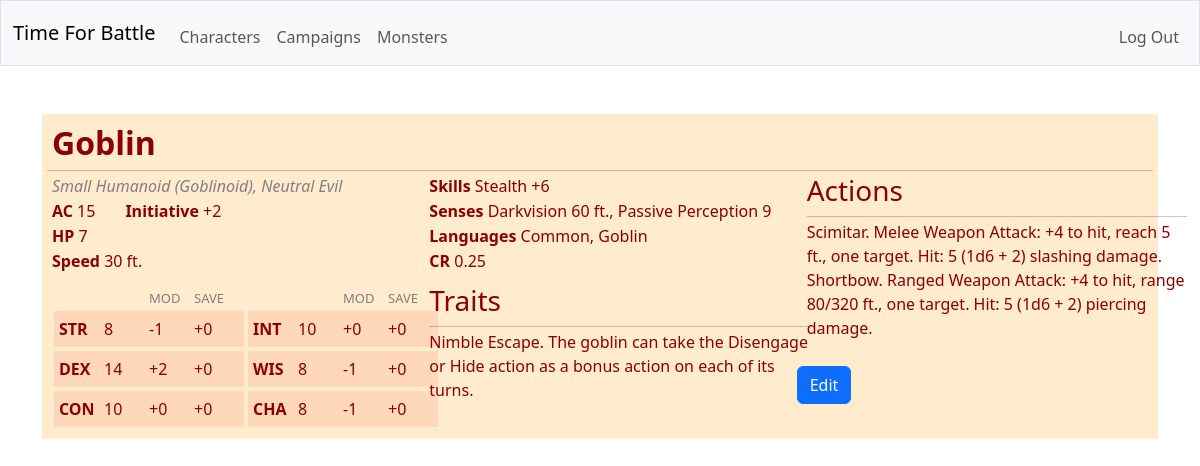
Screenshot of /monster/1 (signed in) with the database file from the repository.
### tables this page shows
CREATE TABLE creatures (id INTEGER PRIMARY KEY NOT NULL, user_id INTEGER NOT NULL, is_player INTEGER NOT NULL, name TEXT NOT NULL, size TEXT NOT NULL, alignment TEXT NOT NULL, armor_class TEXT NOT NULL, max_hitpoints INTEGER NOT NULL, initiative_bonus INTEGER NOT NULL, speed TEXT NOT NULL, strength INTEGER NOT NULL, dexterity INTEGER NOT NULL, constitution INTEGER NOT NULL, intelligence INTEGER NOT NULL, wisdom INTEGER NOT NULL, charisma INTEGER NOT NULL, strength_save_bonus INTEGER NOT NULL, dexterity_save_bonus INTEGER NOT NULL, constitution_save_bonus INTEGER NOT NULL, intelligence_save_bonus INTEGER NOT NULL, wisdom_save_bonus INTEGER NOT NULL, charisma_save_bonus INTEGER NOT NULL, skills TEXT NOT NULL, senses TEXT NOT NULL, languages TEXT NOT NULL, traits TEXT NOT NULL, FOREIGN KEY (user_id) REFERENCES users(id));

CREATE TABLE monsters (creature_id INTEGER NOT NULL, type TEXT NOT NULL, challenge_rating TEXT NOT NULL, vulnerabilities TEXT NOT NULL, resistances TEXT NOT NULL, immunities TEXT NOT NULL, actions TEXT NOT NULL, bonus_actions TEXT NOT NULL, reactions TEXT NOT NULL, legendary_actions TEXT NOT NULL, FOREIGN KEY (creature_id) REFERENCES creatures(id));

### app.py (the view)
@app.route("/monster/<creature_id>")
@login_required
def view_monsters(creature_id):
    with sqlite3.connect(database) as conn:
        conn.row_factory = sqlite3.Row
        cur = conn.cursor()
        cur.execute(
            "SELECT * FROM creatures LEFT JOIN monsters ON monsters.creature_id = creatures.id WHERE is_player = ? and id = ?",
            (0, creature_id)
        )
        rows = [dict(row) for row in cur.fetchall()]
    if len(rows) != 1:
        return error("not found", 404)
    monster = rows[0]
    return render_template("monster.html", monster=monster, user=session["user_id"])

### helpers.py (called while the page is built)
def login_required(f):
    @wraps(f)
    def decorated_function(*args, **kwargs):
        if session.get("user_id") is None:
            return redirect("/login")
        return f(*args, **kwargs)
    return decorated_function

### templates/monster.html (shortened to what this page needs)
{% extends "layout.html" %}
{% block main %}
    {% include "monster_statblock.html" %}
{% endblock %}

### templates/monster_statblock.html (shortened to what this page needs)
{% block statblock %}
    <div class="statblock_container">
        <span class="name_span">
            <label id="monster_name" class="name_label">{% if monster is defined %}{{ monster.name }}{% endif %}</h2>
        </span>
        <hr style="margin: 3px 5px 3px 5px">
        <div class="statblock">
            <div>
                <ul style="max-width: 450px;">
                    <li>
                        <span>
                            <label id="monster_type" class="type_label"><em>{% if monster is defined %}{{ monster.size }} {{ monster.type }}, {{ monster.alignment }}{% endif %}</em></label>
                        </span>
                    </li>
                    <li>
                        <span style="justify-content: left;">
                            <label id="monster_armor_class"><strong>AC </strong>{% if monster is defined %}{{ monster.armor_class }}{% endif %}</label>
                            <label id="monster_initiative_bonus"><strong>Initiative </strong>{% if monster is defined %}{% if monster.initiative_bonus >= 0 %}+{% endif %}{{ monster.initiative_bonus }}{% endif %}</label>
                        </span>
                    </li>
                    <li>
                        <span>
                            <label id="monster_max_hitpoints"><strong>HP </strong>{% if monster is defined %}{{ monster.max_hitpoints }}{% endif %}</label>
                        </span>
                    </li>
                    <li>
                        <span>
                            <label id="monster_speed"><strong>Speed </strong>{% if monster is defined %}{{ monster.speed }}{% endif %}</label>
                        </span>
                    </li>
                </ul>
            </div>
            <div>
                <ul style="max-width: 450px;">
                    <li style="min-height: 20px;">
                        <span class="attribute_column_span">
                            <label class="attribute_column_label"></label>
                            <label class="attribute_column_label"></label>
                            <label class="attribute_column_label">MOD</label>
                            <label class="attribute_column_label">SAVE</label>
                        </span>
                        <span class="attribute_column_span">
                            <label class="attribute_column_label"></label>
                            <label class="attribute_column_label"></label>
                            <label class="attribute_column_label">MOD</label>
                            <label class="attribute_column_label">SAVE</label>
                        </span>
                    </li>
                    <li>
                        <span class="attribute_span">
                            <label class="attribute_label"><b>STR</b></label>
                            <label id="monster_strength" class="attribute_label">{% if monster is defined %}{{ monster.strength }}{% endif %}</label>
                            <label id="monster_strength_mod" class="attribute_label">{% if monster is defined %}{% if monster.strength > 9 %}+{% endif %}{{ ((monster.strength | float - 10) / 2) | round(0, 'floor') | int }}{% endif %}</label>
                            <label id="monster_strength_save_bonus" class="attribute_label">{% if monster is defined %}{% if monster.strength_save_bonus >= 0 %}+{% endif %}{{ monster.strength_save_bonus }}{% endif %}</label>
                        </span>
                        <span class="attribute_span">
                            <label class="attribute_label"><b>INT</b></label>
                            <label id="monster_intelligence" class="attribute_label">{% if monster is defined %}{{ monster.intelligence }}{% endif %}</label>
                            <label id="monster_intelligence_mod" class="attribute_label">{% if monster is defined %}{% if monster.intelligence > 9 %}+{% endif %}{{ ((monster.intelligence | float - 10) / 2) | round(0, 'floor') | int }}{% endif %}</label>
                            <label id="monster_intelligence_save_bonus" class="attribute_label">{% if monster is defined %}{% if monster.intelligence_save_bonus >= 0 %}+{% endif %}{{ monster.intelligence_save_bonus }}{% endif %}</label>
                        </span>
                    </li>
                    <li>
                        <span class="attribute_span">
                            <label class="attribute_label"><b>DEX</b></label>
                            <label id="monster_dexterity" class="attribute_label">{% if monster is defined %}{{ monster.dexterity }}{% endif %}</label>
                            <label id="monster_dexterity_mod" class="attribute_label">{% if monster is defined %}{% if monster.dexterity > 9 %}+{% endif %}{{ ((monster.dexterity | float - 10) / 2) | round(0, 'floor') | int }}{% endif %}</label>
                            <label id="monster_dexterity_save_bonus" class="attribute_label">{% if monster is defined %}{% if monster.dexterity_save_bonus >= 0 %}+{% endif %}{{ monster.dexterity_save_bonus }}{% endif %}</label>
                        </span>
                        <span class="attribute_span">
                            <label class="attribute_label"><b>WIS</b></label>
                            <label id="monster_wisdom" class="attribute_label">{% if monster is defined %}{{ monster.wisdom }}{% endif %}</label>
                            <label id="monster_wisdom_mod" class="attribute_label">{% if monster is defined %}{% if monster.wisdom > 9 %}+{% endif %}{{ ((monster.wisdom | float - 10) / 2) | round(0, 'floor') | int }}{% endif %}</label>
                            <label id="monster_wisdom_save_bonus" class="attribute_label">{% if monster is defined %}{% if monster.wisdom_save_bonus >= 0 %}+{% endif %}{{ monster.wisdom_save_bonus }}{% endif %}</label>
                        </span>
                    </li>
                    <li>
                        <span class="attribute_span">
                            <label class="attribute_label"><b>CON</b></label>
                            <label id="monster_constitution" class="attribute_label">{% if monster is defined %}{{ monster.constitution }}{% endif %}</label>
                            <label id="monster_constitution_mod" class="attribute_label">{% if monster is defined %}{% if monster.constitution > 9 %}+{% endif %}{{ ((monster.constitution | float - 10) / 2) | round(0, 'floor') | int }}{% endif %}</label>
                            <label id="monster_constitution_save_bonus" class="attribute_label">{% if monster is defined %}{% if monster.constitution_save_bonus >= 0 %}+{% endif %}{{ monster.constitution_save_bonus }}{% endif %}</label>
                        </span>
                        <span class="attribute_span">
                            <label class="attribute_label"><b>CHA</b></label>
                            <label id="monster_charisma" class="attribute_label">{% if monster is defined %}{{ monster.charisma }}{% endif %}</label>
                            <label id="monster_charisma_mod" class="attribute_label">{% if monster is defined %}{% if monster.charisma > 9 %}+{% endif %}{{ ((monster.charisma | float - 10) / 2) | round(0, 'floor') | int }}{% endif %}</label>
                            <label id="monster_charisma_save_bonus" class="attribute_label">{% if monster is defined %}{% if monster.charisma_save_bonus >= 0 %}+{% endif %}{{ monster.charisma_save_bonus }}{% endif %}</label>
                        </span>
                    </li>
                </ul>
            </div>
            <div>
                <ul style="max-width: 450px;">
                    <li id="monster_skills" {% if monster is defined and monster.skills == "" %}hidden{% endif %}>
                        <span>
                            <label><strong>Skills </strong>{% if monster is defined %}{{ monster.skills }}{% endif %}</label>
                        </span>
                    </li>
                    <li id="monster_senses" {% if monster is defined and monster.senses == "" %}hidden{% endif %}>
                        <span>
                            <label><strong>Senses </strong>{% if monster is defined %}{{ monster.senses }}{% endif %}</label>
                        </span>
                    </li>
                    <li id="monster_languages" {% if monster is defined and monster.languages == "" %}hidden{% endif %}>
                        <span>
                            <label><strong>Languages </strong>{% if monster is defined %}{{ monster.languages }}{% endif %}</label>
                        </span>
                    </li>
                    <li id="monster_challenge_rating" {% if monster is defined and monster.challenge_rating == "" %}hidden{% endif %}>
                        <span>
                            <label><strong>CR </strong>{% if monster is defined %}{{ monster.challenge_rating }}{% endif %}</label>
                        </span>
                    </li>
                </ul>
            </div>
            <div id="monster_traits" {% if monster is defined and monster.traits == "" %}hidden{% endif %}>
                <ul style="max-width: 450px;">
                    <h3>Traits</h3>
                    <hr>
                    <p>{% if monster is defined %}{{ monster.traits }}{% endif %}</p>
                </ul>
            </div>
            <div id="monster_actions" {% if monster is defined and monster.actions == "" %}hidden{% endif %}>
                <ul style="max-width: 450px;">
                    <h3>Actions</h3>
                    <hr>
                    <p>{% if monster is defined %}{{ monster.actions }}{% endif %}</p>
                </ul>
            </div>
            {% if monster is defined and monster.user_id == user%}
                <span>
                    <form action="/monster/{{ monster.creature_id }}/edit" method="get">
                        <button class="btn btn-primary" type="submit">Edit</button>
                    </form>
                </span>
            {% endif %}
        </div>
    </div>
{% endblock %}

### static/styles.css (style rules this page uses)
.statblock_container { background-color: blanchedalmond; }
.statblock_container hr { color: darkred; margin: 3px 0px 3px 0px; }
.statblock_container .name_span { display: flex; align-items: center; justify-content: space-between; width: 100%; height: 100%; padding: 5px 10px 0px 10px; }
.name_label, .name_input { color: darkred; text-align: left; display: block; font-size: xx-large; font-weight: bold; }
.statblock { align-items: left; column-count: 3; column-width: auto; column-height: auto; width: 100%; }
.statblock div { width: 400px; break-inside: avoid; }
.statblock ul { list-style-type: none; padding: 0px 10px 10px 10px; margin: 0px; width: 100%; height: 100%; }
.statblock li { display: flex; padding: 0px; margin: 0px; width: 100%; min-height: 25px; }
.statblock span { display: flex; align-items: right; justify-content: space-between; width: 100%; height: 100%; }
.statblock label, .statblock h2, .statblock h3, .statblock p { color: darkred; text-align: left; display: block; }
.statblock .type_input, .statblock .type_label { color: gray; }
.statblock .attribute_span { height: 36px; background-color: rgb(255, 215, 185); }
.statblock .attribute_label, .statblock .attribute_mod_label, .statblock .attribute_input { width: 45px; background-color: rgb(255, 215, 185); }
.statblock .attribute_column_label { width: 45px; color: gray; font-size: small; padding-top: 5px; }
.statblock .attribute_column_span { margin: 0px 2px 0px 2px; padding: 0px 5px 0px 5px; }
.statblock .attribute_span, .statblock .skill_span { align-items: center; margin: 2px; padding: 5px; width: 190px; }

### rows the page displays
creatures: name "Goblin", size "Small", alignment "Neutral Evil", armor_class "15", initiative_bonus "2", max_hitpoints "7", speed "30 ft.", strength "8", strength "-1", strength_save_bonus "0", intelligence "10", intelligence "0", intelligence_save_bonus "0", dexterity "14", dexterity "2", dexterity_save_bonus "0", wisdom "8", wisdom "-1", wisdom_save_bonus "0", constitution "10", constitution "0", constitution_save_bonus "0", charisma "8", charisma "-1", charisma_save_bonus "0", skills "Stealth +6", senses "Darkvision 60 ft., Passive Perception 9", languages "Common, Goblin", traits "Nimble Escape. The goblin can take the Disengage or Hide action as a bonus action on each of its turns."
monsters: type "Humanoid (Goblinoid)", challenge_rating "0.25", actions "Scimitar. Melee Weapon Attack: +4 to hit, reach 5 ft., one target. Hit: 5 (1d6 + 2) slashing damage. Shortbow. Ranged Weapon Attack: +4 to hit, range 80/320 ft., one target. Hit: 5 (1d6 + 2) piercing damage."
